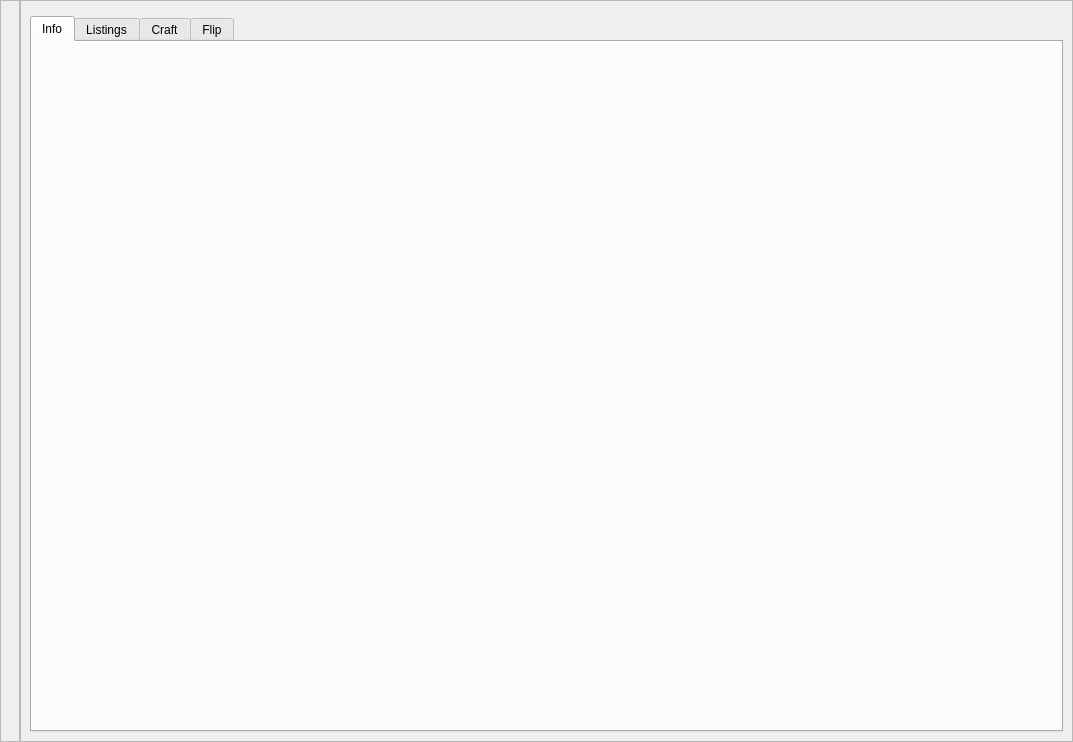
<?xml version="1.0" encoding="UTF-8"?>
<ui version="4.0">
 <class>Form</class>
 <widget class="QWidget" name="Form">
  <property name="geometry">
   <rect>
    <x>0</x>
    <y>0</y>
    <width>1073</width>
    <height>742</height>
   </rect>
  </property>
  <property name="windowTitle">
   <string>Form</string>
  </property>
  <layout class="QHBoxLayout" name="horizontalLayout" stretch="0,1">
   <property name="spacing">
    <number>0</number>
   </property>
   <property name="leftMargin">
    <number>0</number>
   </property>
   <property name="topMargin">
    <number>0</number>
   </property>
   <property name="rightMargin">
    <number>0</number>
   </property>
   <property name="bottomMargin">
    <number>0</number>
   </property>
   <item>
    <widget class="QFrame" name="menuFrame">
     <property name="frameShape">
      <enum>QFrame::StyledPanel</enum>
     </property>
     <property name="frameShadow">
      <enum>QFrame::Raised</enum>
     </property>
     <layout class="QVBoxLayout" name="leftLayout">
      <property name="leftMargin">
       <number>9</number>
      </property>
      <property name="topMargin">
       <number>9</number>
      </property>
      <item>
       <widget class="QWidget" name="listsListTablePlaceholder" native="true"/>
      </item>
     </layout>
    </widget>
   </item>
   <item>
    <widget class="QFrame" name="rightFrame">
     <property name="frameShape">
      <enum>QFrame::StyledPanel</enum>
     </property>
     <property name="frameShadow">
      <enum>QFrame::Raised</enum>
     </property>
     <layout class="QVBoxLayout" name="rightLayout" stretch="0,0">
      <item>
       <widget class="QWidget" name="listPeekPlaceholder" native="true"/>
      </item>
      <item>
       <widget class="QTabWidget" name="rightTabsWidget">
        <property name="currentIndex">
         <number>0</number>
        </property>
        <widget class="QWidget" name="info">
         <attribute name="title">
          <string>Info</string>
         </attribute>
         <layout class="QVBoxLayout" name="infoLayout"/>
        </widget>
        <widget class="QWidget" name="listings">
         <attribute name="title">
          <string>Listings</string>
         </attribute>
         <layout class="QVBoxLayout" name="listingsLayout"/>
        </widget>
        <widget class="QWidget" name="craft">
         <attribute name="title">
          <string>Craft</string>
         </attribute>
         <layout class="QVBoxLayout" name="craftLayout"/>
        </widget>
        <widget class="QWidget" name="flip">
         <attribute name="title">
          <string>Flip</string>
         </attribute>
         <layout class="QVBoxLayout" name="flipLayout"/>
        </widget>
       </widget>
      </item>
     </layout>
    </widget>
   </item>
  </layout>
 </widget>
 <resources/>
 <connections/>
</ui>
